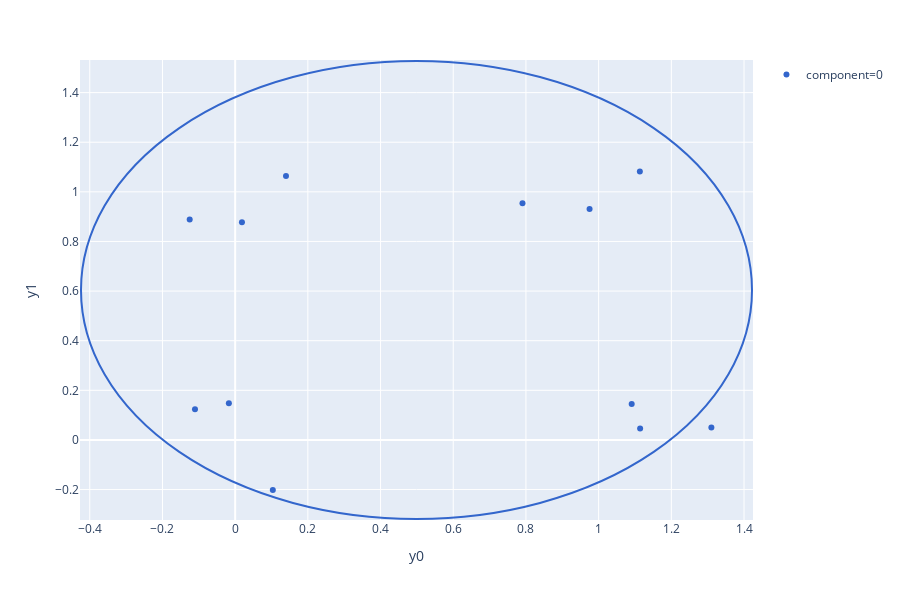

Here is the notebook cell this chart was saved with:
### Markdown cell above
After running `n_samples` MCMC steps, the effects of initialization should be diminished.

### Code cell
t = n_samples - 1
components = np.array([posterior_samples.get_variable(gmm.component(i)).squeeze()[t].item() for i in range(n)])
_k = posterior_samples.get_variable(gmm.K()).squeeze()[t].int().item()
fig = draw_points_and_components(
    np.vstack([prior_sample.get_variable(gmm.y(i)).squeeze()[-1].detach().numpy() for i in range(n)]),
    components,
    np.vstack([posterior_samples.get_variable(gmm.mu(i)).squeeze()[t,:].detach().numpy()
               for i in range(_k) if i in np.unique(components)]),
    np.array([posterior_samples.get_variable(gmm.sigma(i)).squeeze()[t].item()
              for i in range(_k) if i in np.unique(components)]),
)
fig.show()

### Figure 1 — Plotly figure (JSON) as saved in the notebook; plotly's stock layout.template omitted (floating-point values rounded to 4 significant figures)
{"data": [{"hoverlabel": {"namelength": 0}, "hovertemplate": "component=0<br>y0=%{x}<br>y1=%{y}", "legendgroup": "component=0", "marker": {"color": "#3366CC", "symbol": "circle"}, "mode": "markers", "name": "component=0", "showlegend": true, "type": "scatter", "x": [-0.01732, -0.125, 1.091, 1.113, 0.1036, 0.1398, 1.114, 0.7905, -0.1105, 0.0187, 1.31, 0.975], "xaxis": "x", "y": [0.1478, 0.8888, 0.1445, 1.082, -0.2023, 1.064, 0.04633, 0.9542, 0.1236, 0.8778, 0.05043, 0.9309], "yaxis": "y"}], "layout": {"height": 600, "legend": {"tracegroupgap": 0}, "margin": {"t": 60}, "shapes": [{"line": {"color": "#3366CC"}, "type": "circle", "x0": -0.4241, "x1": 1.422, "xref": "x", "y0": -0.3187, "y1": 1.527, "yref": "y"}], "xaxis": {"anchor": "y", "domain": [0, 1], "title": {"text": "y0"}}, "yaxis": {"anchor": "x", "domain": [0, 1], "title": {"text": "y1"}}}}
